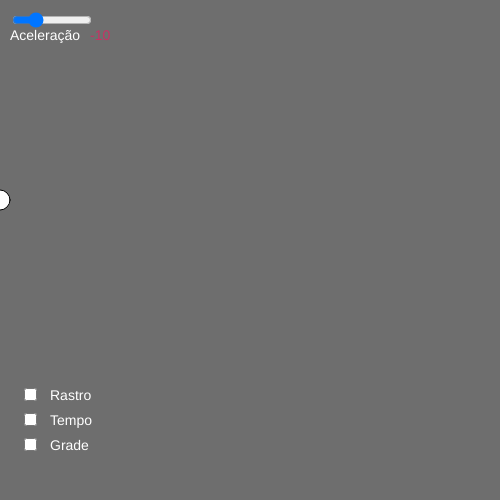
Frame 1 (no input)
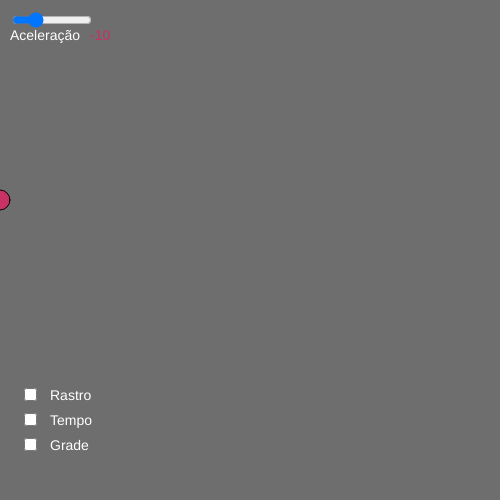
Frame 60 (no input)
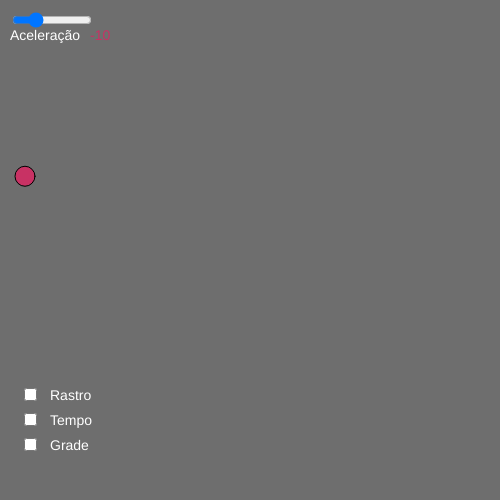
Frame 120 (the mouse pressed at the canvas centre since frame 60)

The p5.js sketch that drew these frames (run headless with seeded random() and noise() and a simulated clock; from frame 60 on, the mouse is pressed at the canvas centre):

// p5.js sketch
// ── sketch.js
/*
  Overview
  MRUV: vel. muda de acordo com a aceleração
  MRU: a velocidade não muda
*/
const INTERVALO = 0.016667;
let tAtual = 0;
let aAtual = -10;
let pAtual = 0;
let vAtual = 50;
let dAtual;
let contador = 0;
let slider;
let gradeDesativada = false; //Serve somente para evitar problema de lógica no controle das variáveis de rastro e grade

let checkRastro, checkTime, checkGrade;

function setup() {
  createCanvas(500, 500);
  background(110);

  //Instância dos objetos de uma classe nativa
  checkRastro = createCheckbox();
  checkRastro.position(20, 385);

  checkTime = createCheckbox();
  checkTime.position(20, 410);

  checkGrade = createCheckbox();
  checkGrade.position(20, 435);

  slider = createSlider(-20, 20, aAtual);
  slider.position(10, 10);
  slider.size(80);

  fill(255);
  textSize(14);
  text("Rastro", 50, 400);
  text("Tempo", 50, 425);
  text("Grade", 50, 450);
}

function draw() {
  pAtual = MRU(vAtual, tAtual);
  dAtual = MRUV(vAtual, aAtual, tAtual);
  checkController();

  //O slider controla o valor da aceleração (input)
  aAtual = slider.value();

  b1 = new pCircle(pAtual, 200 - dAtual, 20);
  b1.verifica();
  b1.desenha();

  //Pra garantir que os checkboxes e textos não sumam
  fill(255);
  textSize(14);
  text("Rastro", 50, 400);
  text("Tempo", 50, 425);
  text("Grade", 50, 450);
  text("Aceleração", 10, 40);
  fill(200, 50, 100);
  text(aAtual, 90, 40);
}

//O MRUV é vinculado a lançamento vertical
function MRUV(v, a, t) {
  let d = v * t + (a * t ** 2) / 2.0;
  return d;
}

//O MRUV é vinculado ao movimento horizontal
function MRU(v, t) {
  let d = v * t;
  return d;
}

function checkController() {
  //Se o rastro não estiver ligado, ele limpa a tela e verifica a grade para desenhar
  if (!checkRastro.checked()) {
    background(110);
    if (checkGrade.checked()) {
      grade(10, 10, 50);
    }
    gradeDesativada = false;
    //Se o rastro estiver ligado e a grade também, ele vai desenhar ambos (sem background)
  } else {
    if (checkGrade.checked()) {
      grade(10, 10, 50);
      gradeDesativada = false;
      //E se a grade estiver desativada mas o rastro não, ele vai limpar a tela uma vez e alterar o booleano -> Desenha o rastro
    } else if (!gradeDesativada) {
      background(110);
      gradeDesativada = true;
    }
  }

  //Controla a contagem do tempo -> Se estiver desmarcado, o controle do tempo é feito por um cálculo que funciona semelhante ao comportamento do frameRate(1)
  if (checkTime.checked()) {
    tAtual += INTERVALO;
  } else {
    contador++;
    if (contador >= 60) {
      tAtual += 1 / 2;
      contador = 0;
    }
  }

  //Controla a grade chamando a função dela correspondente (linhas, colunas, intervalo)
  /*if (checkGrade.checked()) {
    grade(10, 10, 50);
  }*/
}

function colunas(nColunas, altura, intervalo) {
  //aqui o intervalo é o espaçamento entre cada linha vertical e altura é o tamanho total da linha
  for (let i = 0; i < nColunas; i++) {
    line(i * intervalo, 0, i * intervalo, altura);
  }
}

function linhas(nLinhas, largura, intervalo) {
  //e aqui, o intervalo é o espaçamento entre cada linha horizontal e largura é o tamanho total da linha
  for (let j = 0; j < nLinhas; j++) {
    line(0, j * intervalo, largura, j * intervalo);
  }
}

function grade(nColunas, nLinhas, intervalo) {
  let largura = nColunas * intervalo;
  let altura = nLinhas * intervalo;
  //O +1 inclui a última linha, já que sem isso não é possível ver na grade
  colunas(nColunas + 1, altura, intervalo);
  linhas(nLinhas + 1, largura, intervalo);
}

//Único propósito de reiniciar os valores 
function reload() {
  tAtual = 0;
  pAtual = 0;
  vAtual = 50;
  dAtual = 0;
  contador = 0;
}

//Usando POO para modelar o círculo na tela, com as funções de desenho e verificação para reiniciar
class pCircle {
  constructor(x, y, tam) {
    this.x = x;
    this.y = y;
    this.tam = tam;
  }

  desenha() {
    circle(this.x, this.y, this.tam);
  }

  //Chama a função reload pra reiniciar os valores
  verifica() {
    if (this.x > width || this.x < 0 || this.y > height || this.y < 0) {
      reload();
    }
  }
}
